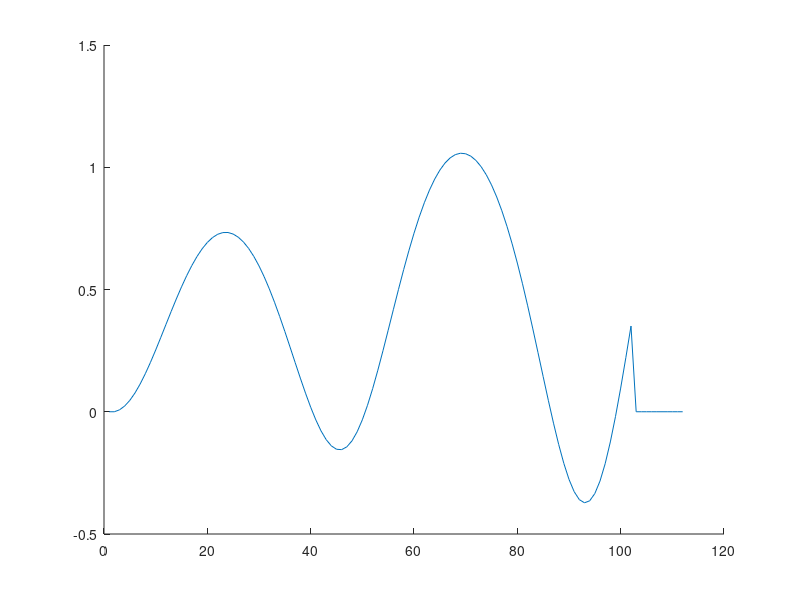

Here is the MATLAB script that generated this plot:

% ******************************************
% *                                        *
% * August 22, 2023                        *
% * TED College                            *
% * Euler Method,                          *
% * Time evolution of spin population      *
% *                                        *
% * I find the time evolution of ...       *
% * ... sigma ^ dagger sigma using ...     *
% * ... using the famous Euler's method    *
% *                                        *
% *                                        *
% ******************************************\

tic ; 
clc ;
hold on

% =======================================================================
% Constants:

T = 2 * pi ;                % Totoal Time, (2 * pi) for a complete rotation 
step = 1/16 ;               % Powers of 2 : 16, 32, 64, ...
alpha = 5 ;                 % Degree of Coherency of alpha
dBoson = 4 ;               % Dimension of bosonic subspace
dSpin = 2 ;                 % Dimension of qubit subspace  

% =======================================================================
% Defining Annihilation and Creation Operators 

bI = eye(dBoson) ;
bVec = sqrt(1:dBoson - 1) ;
b = diag(bVec, 1) ;
bd = b' ;

sI = eye(dSpin) ;
sVec = sqrt(1:dSpin - 1) ;
s = diag(sVec, 1) ;
sd = s' ;

% =======================================================================
% Defining Annihilation and Creation Operators of Bosonic and Atomic Fields
% The Order of Subspaces is as follows:
% Atomic + Bosonic = S + B

S = kron(s, bI) ;
B = kron(sI, b) ;

SD = S';
BD = B';

% =======================================================================
% Defining the States

bket = zeros(dBoson, 1) ;

bketZero = bket ;
bketZero(1) = 1;        % |0 > : ground state, [1, 0, 0, ...]

bketOne = bket ;
bketOne(2) = 1 ;        % |1 > : first excited state: [0, 1, 0, ...]

bketTwo = bket ;
bketTwo(3) = 1 ;        % |2 > : ground state, [0, 0, 1, ...]

bketThree = bket ;
bketThree(4) = 1 ;      % |3 > : ground state, [0, 0, 0, 1, ...]

sket = zeros(dSpin, 1) ;

sketZero = sket ;
sketZero(1) = 1 ;       % |0 > : ground state, [1, 0, 0, ...]

sketOne = sket ;
sketOne(2) = 1 ;        % |1 > : first excited state: [0, 1, 0, ...]

ketAlpha = exp(-0.5 * abs(alpha) ^ 2) * expm(alpha * bd) * expm(-conj(alpha) * b) * bketZero ;     % coherent state alpha

% state = kron(sketZero * sketZero', ketAlpha * ketAlpha') ;
state = kron(sketZero * sketZero', bketOne * bketOne'); 

% =======================================================================
% main part:

Time = 0 : step : T ;

hop = zeros((1/step) * (round(T) + 1), 1) ;
hopd = zeros((1/step) * (round(T) + 1), 1) ;
pop = zeros((1/step) * (round(T) + 1), 1) ;
sigma = zeros((1/step) * (round(T) + 1), 1) ;

counter = 1 ;

hop(counter) = trace(state * S * BD) ;
hopd(counter) = trace(state * SD * B) ;
pop(counter) = trace(state * BD * B) ;
sigma(counter) = trace(state * SD * S) ;

for time = 0 : step : T 
    
    sigma(counter + 1) = sigma(counter) + 1i * step * (hop(counter) - hopd(counter)) ;
    
    pop(counter + 1) = pop(counter) + 1i * step * (-hop(counter) + hopd(counter)) ;
    
    hop(counter + 1) = hop(counter)  + 1i * step * (sigma(counter) + 2 * pop(counter) * sigma(counter) - pop(counter)) ;
    
    hopd(counter + 1) = hopd(counter) - 1i * step * (sigma(counter) + 2 * pop(counter) * sigma(counter) - pop(counter)) ;
    
    disp(sigma(counter)) ;
    
    counter = counter + 1;
    
end

plot(sigma);
